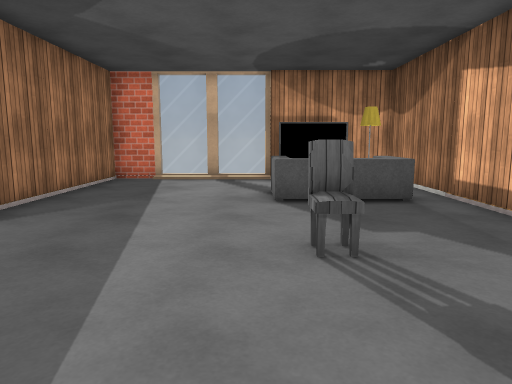
[1] (above)

12 first-person views from a walk through a Unity game level. The camera is 1.3 m above the floor, tilts 8° down and sees 70° across. Doors are open. The floor is counted in squares, 1 m on a side. Each view is taken from the middle of a square. On the plan, view 1 faces up. The plan holds only what a view shows up to about 15 squares ahead; the rest is blank. Surface patterns are stand-ins for the level's own textures.

[2]
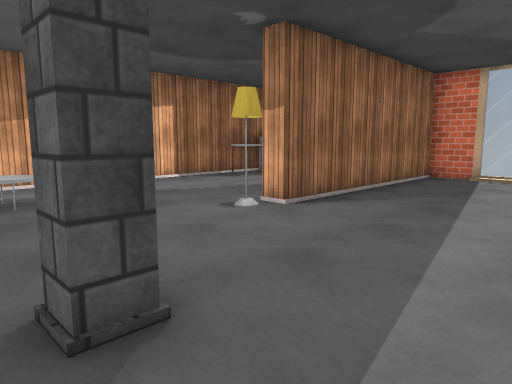

[3]
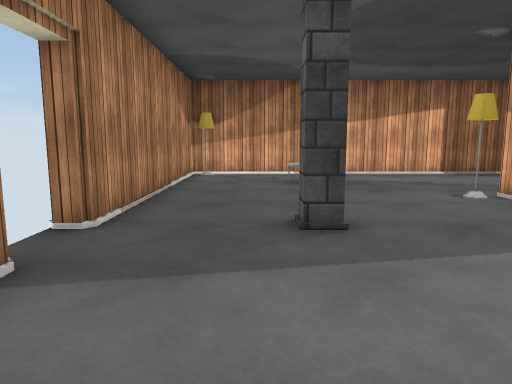

[4]
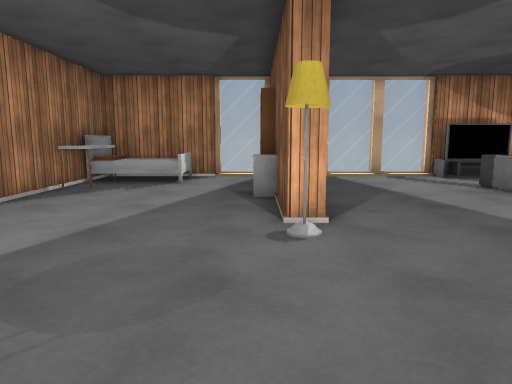

[5]
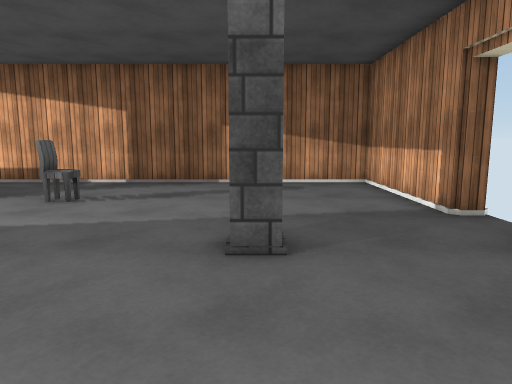

[6]
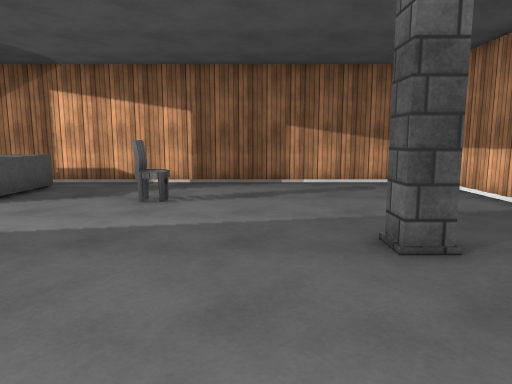

[7]
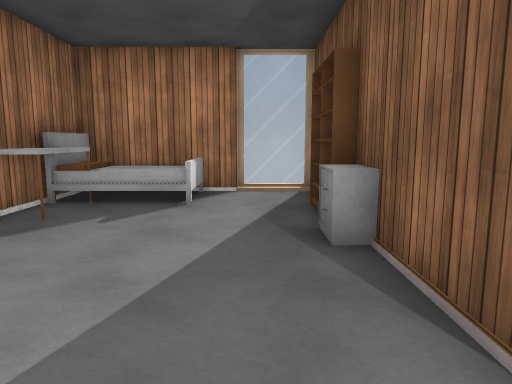

[8]
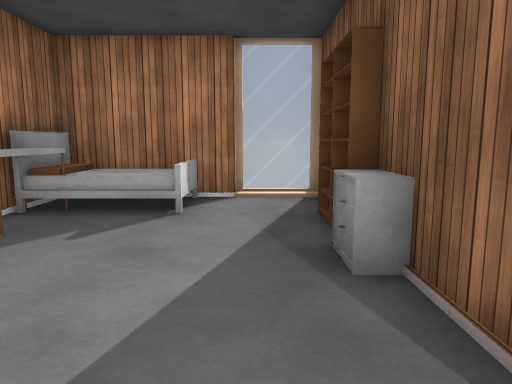

[9]
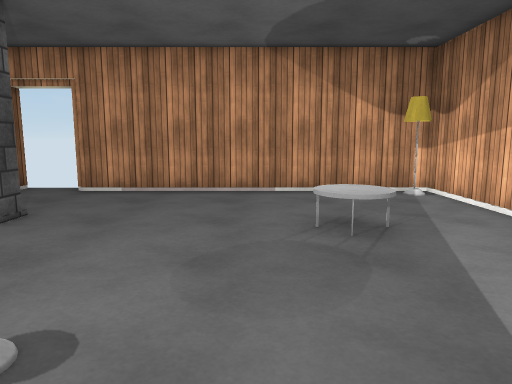

[10]
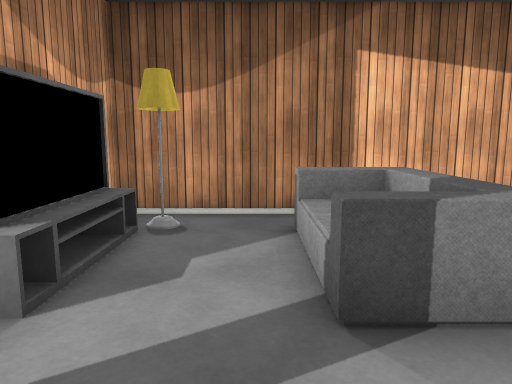

[11]
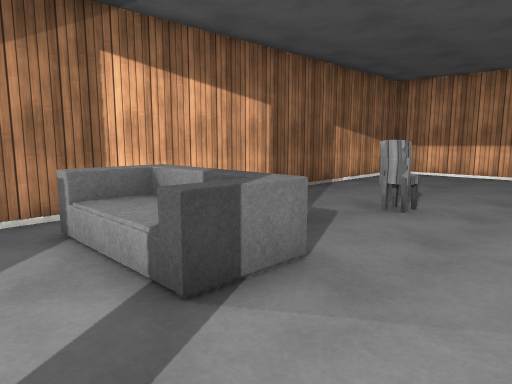

[12]
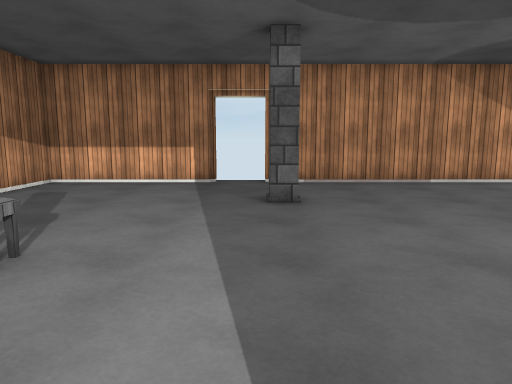

### Floor plan
Points are (right, up) in squares from view 1. A wall is a line through its corners. A room is listed if a view was taken in it or the views show most of it. See-through windows are left out.
Room 1 (views 1, 2, 3, 4, 5, 6, 7, 8, 9, 10, 11, 12)
walls: (-0.7, -3.5) (4.5, -3.5) (4.5, 12.5) (3, 12.5); (-3.3, 12.7) (-5.8, 12.7); (-4.9, 12.8) (-4.9, 4.7) (-5.5, 4.7) (-5.5, 8.6); (0.5, 11.7) (0.5, 12.8); (-1.2, 12.7) (-1.8, 12.7); (-7.4, 12.5) (-11.5, 12.5) (-11.5, -3.5) (-2.3, -3.5); (1, 12.5) (0.5, 12.5); (3, 12) (0.8, 12)
low walls: (1, 11.6) (1, 12.5); (2.3, 12.3) (1.4, 12.3); (3.3, 11.7) (0.5, 11.7)
ways out: open door at (-1.5, -4); gap at (-5, 5)
objects: desk (-11, 9) to (-11, 11); bed (-11, 11) to (-8, 12); other object (-9, 0) to (-8, 1); dresser (-6, 8); bookshelf (-6, 9); bookshelf (-6, 10); pillar (-3, 0) to (-2, 0); chair (1, 4); sofa (1, 8) to (3, 8)

Where each view was taken, in squares from view 1:
view 1: 0 up, 0 right, facing up
view 2: 1 down, 0 right, facing up-left
view 3: 1 down, 3 right, facing left
view 4: 1 down, 6 left, facing up
view 5: 0 up, 7 left, facing right
view 6: 2 up, 7 left, facing right
view 7: 3 up, 7 left, facing up
view 8: 4 up, 7 left, facing up
view 9: 6 up, 7 left, facing down
view 10: 10 up, 2 left, facing right
view 11: 11 up, 2 left, facing down-right
view 12: 8 up, 2 left, facing down
